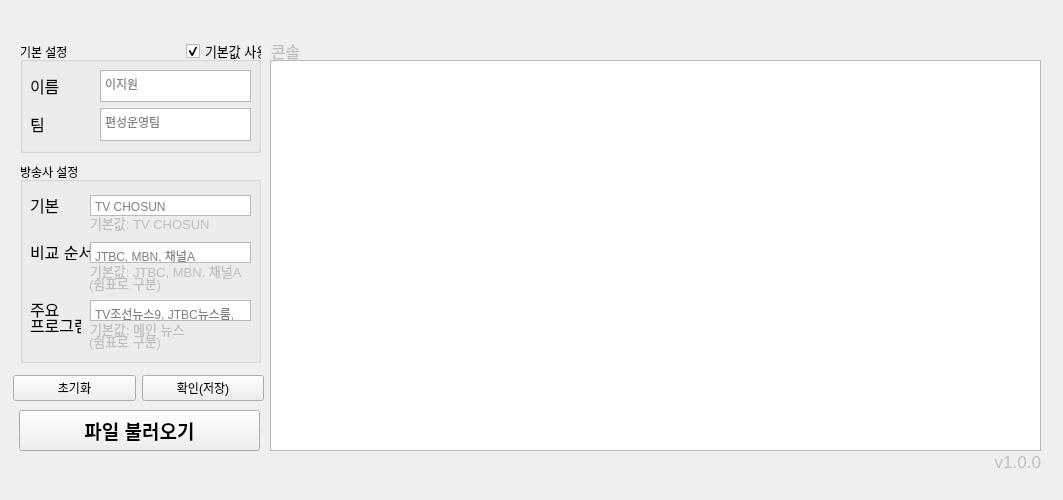
<?xml version="1.0" encoding="UTF-8"?>
<ui version="4.0">
 <class>dialog</class>
 <widget class="QDialog" name="dialog">
  <property name="geometry">
   <rect>
    <x>0</x>
    <y>0</y>
    <width>1063</width>
    <height>500</height>
   </rect>
  </property>
  <property name="sizePolicy">
   <sizepolicy hsizetype="Preferred" vsizetype="Preferred">
    <horstretch>0</horstretch>
    <verstretch>0</verstretch>
   </sizepolicy>
  </property>
  <property name="minimumSize">
   <size>
    <width>900</width>
    <height>500</height>
   </size>
  </property>
  <property name="windowTitle">
   <string>Rating Extractor</string>
  </property>
  <widget class="QGroupBox" name="groupBox">
   <property name="geometry">
    <rect>
     <x>20</x>
     <y>42</y>
     <width>241</width>
     <height>111</height>
    </rect>
   </property>
   <property name="title">
    <string>기본 설정</string>
   </property>
   <widget class="QWidget" name="formLayoutWidget">
    <property name="geometry">
     <rect>
      <x>10</x>
      <y>28</y>
      <width>221</width>
      <height>71</height>
     </rect>
    </property>
    <layout class="QFormLayout" name="formLayout">
     <property name="labelAlignment">
      <set>Qt::AlignLeading|Qt::AlignLeft|Qt::AlignVCenter</set>
     </property>
     <property name="horizontalSpacing">
      <number>40</number>
     </property>
     <item row="0" column="0">
      <widget class="QLabel" name="label_15">
       <property name="font">
        <font>
         <pointsize>12</pointsize>
         <underline>false</underline>
        </font>
       </property>
       <property name="locale">
        <locale language="Korean" country="SouthKorea"/>
       </property>
       <property name="text">
        <string>이름</string>
       </property>
       <property name="textFormat">
        <enum>Qt::RichText</enum>
       </property>
      </widget>
     </item>
     <item row="0" column="1">
      <widget class="QPlainTextEdit" name="basic_name">
       <property name="enabled">
        <bool>true</bool>
       </property>
       <property name="cursor" stdset="0">
        <cursorShape>IBeamCursor</cursorShape>
       </property>
       <property name="focusPolicy">
        <enum>Qt::StrongFocus</enum>
       </property>
       <property name="acceptDrops">
        <bool>true</bool>
       </property>
       <property name="locale">
        <locale language="Korean" country="SouthKorea"/>
       </property>
       <property name="inputMethodHints">
        <set>Qt::ImhNone</set>
       </property>
       <property name="verticalScrollBarPolicy">
        <enum>Qt::ScrollBarAlwaysOff</enum>
       </property>
       <property name="horizontalScrollBarPolicy">
        <enum>Qt::ScrollBarAlwaysOff</enum>
       </property>
       <property name="tabChangesFocus">
        <bool>true</bool>
       </property>
       <property name="backgroundVisible">
        <bool>false</bool>
       </property>
       <property name="placeholderText">
        <string>이지원</string>
       </property>
      </widget>
     </item>
     <item row="1" column="0">
      <widget class="QLabel" name="label_16">
       <property name="font">
        <font>
         <pointsize>12</pointsize>
         <underline>false</underline>
        </font>
       </property>
       <property name="locale">
        <locale language="Korean" country="SouthKorea"/>
       </property>
       <property name="text">
        <string>팀</string>
       </property>
       <property name="textFormat">
        <enum>Qt::RichText</enum>
       </property>
      </widget>
     </item>
     <item row="1" column="1">
      <widget class="QPlainTextEdit" name="basic_team">
       <property name="locale">
        <locale language="Korean" country="SouthKorea"/>
       </property>
       <property name="inputMethodHints">
        <set>Qt::ImhNone</set>
       </property>
       <property name="verticalScrollBarPolicy">
        <enum>Qt::ScrollBarAlwaysOff</enum>
       </property>
       <property name="horizontalScrollBarPolicy">
        <enum>Qt::ScrollBarAlwaysOff</enum>
       </property>
       <property name="tabChangesFocus">
        <bool>true</bool>
       </property>
       <property name="placeholderText">
        <string>편성운영팀</string>
       </property>
      </widget>
     </item>
    </layout>
   </widget>
   <widget class="QCheckBox" name="checkbox">
    <property name="enabled">
     <bool>true</bool>
    </property>
    <property name="geometry">
     <rect>
      <x>166</x>
      <y>-1</y>
      <width>81</width>
      <height>20</height>
     </rect>
    </property>
    <property name="font">
     <font>
      <pointsize>10</pointsize>
     </font>
    </property>
    <property name="text">
     <string>기본값 사용 </string>
    </property>
    <property name="checked">
     <bool>true</bool>
    </property>
    <property name="tristate">
     <bool>false</bool>
    </property>
   </widget>
  </widget>
  <widget class="QGroupBox" name="groupBox_2">
   <property name="geometry">
    <rect>
     <x>20</x>
     <y>162</y>
     <width>241</width>
     <height>201</height>
    </rect>
   </property>
   <property name="title">
    <string>방송사 설정</string>
   </property>
   <widget class="QLabel" name="label_4">
    <property name="geometry">
     <rect>
      <x>10</x>
      <y>31</y>
      <width>81</width>
      <height>21</height>
     </rect>
    </property>
    <property name="font">
     <font>
      <pointsize>12</pointsize>
      <underline>false</underline>
     </font>
    </property>
    <property name="locale">
     <locale language="Korean" country="SouthKorea"/>
    </property>
    <property name="text">
     <string>기본</string>
    </property>
    <property name="textFormat">
     <enum>Qt::RichText</enum>
    </property>
   </widget>
   <widget class="QLabel" name="label_6">
    <property name="geometry">
     <rect>
      <x>10</x>
      <y>78</y>
      <width>61</width>
      <height>20</height>
     </rect>
    </property>
    <property name="font">
     <font>
      <pointsize>12</pointsize>
      <underline>false</underline>
     </font>
    </property>
    <property name="locale">
     <locale language="Korean" country="SouthKorea"/>
    </property>
    <property name="text">
     <string>비교 순서</string>
    </property>
    <property name="textFormat">
     <enum>Qt::RichText</enum>
    </property>
   </widget>
   <widget class="QLabel" name="label_7">
    <property name="geometry">
     <rect>
      <x>10</x>
      <y>135</y>
      <width>41</width>
      <height>21</height>
     </rect>
    </property>
    <property name="font">
     <font>
      <pointsize>12</pointsize>
      <underline>false</underline>
     </font>
    </property>
    <property name="locale">
     <locale language="Korean" country="SouthKorea"/>
    </property>
    <property name="text">
     <string>주요</string>
    </property>
    <property name="textFormat">
     <enum>Qt::RichText</enum>
    </property>
   </widget>
   <widget class="QPlainTextEdit" name="bc_default">
    <property name="geometry">
     <rect>
      <x>70</x>
      <y>33</y>
      <width>161</width>
      <height>21</height>
     </rect>
    </property>
    <property name="locale">
     <locale language="Korean" country="SouthKorea"/>
    </property>
    <property name="inputMethodHints">
     <set>Qt::ImhNone</set>
    </property>
    <property name="verticalScrollBarPolicy">
     <enum>Qt::ScrollBarAlwaysOff</enum>
    </property>
    <property name="horizontalScrollBarPolicy">
     <enum>Qt::ScrollBarAlwaysOff</enum>
    </property>
    <property name="tabChangesFocus">
     <bool>true</bool>
    </property>
    <property name="placeholderText">
     <string>TV CHOSUN</string>
    </property>
   </widget>
   <widget class="QLabel" name="label_8">
    <property name="enabled">
     <bool>false</bool>
    </property>
    <property name="geometry">
     <rect>
      <x>70</x>
      <y>51</y>
      <width>131</width>
      <height>21</height>
     </rect>
    </property>
    <property name="font">
     <font>
      <pointsize>10</pointsize>
     </font>
    </property>
    <property name="locale">
     <locale language="Korean" country="SouthKorea"/>
    </property>
    <property name="text">
     <string>기본값: TV CHOSUN</string>
    </property>
    <property name="textFormat">
     <enum>Qt::RichText</enum>
    </property>
   </widget>
   <widget class="QPlainTextEdit" name="bc_list">
    <property name="geometry">
     <rect>
      <x>70</x>
      <y>80</y>
      <width>161</width>
      <height>21</height>
     </rect>
    </property>
    <property name="locale">
     <locale language="Korean" country="SouthKorea"/>
    </property>
    <property name="inputMethodHints">
     <set>Qt::ImhNone</set>
    </property>
    <property name="verticalScrollBarPolicy">
     <enum>Qt::ScrollBarAlwaysOff</enum>
    </property>
    <property name="horizontalScrollBarPolicy">
     <enum>Qt::ScrollBarAsNeeded</enum>
    </property>
    <property name="tabChangesFocus">
     <bool>true</bool>
    </property>
    <property name="placeholderText">
     <string>JTBC, MBN, 채널A</string>
    </property>
   </widget>
   <widget class="QLabel" name="label_9">
    <property name="enabled">
     <bool>false</bool>
    </property>
    <property name="geometry">
     <rect>
      <x>70</x>
      <y>99</y>
      <width>161</width>
      <height>21</height>
     </rect>
    </property>
    <property name="font">
     <font>
      <pointsize>10</pointsize>
     </font>
    </property>
    <property name="locale">
     <locale language="Korean" country="SouthKorea"/>
    </property>
    <property name="text">
     <string>기본값: JTBC, MBN, 채널A</string>
    </property>
    <property name="textFormat">
     <enum>Qt::RichText</enum>
    </property>
   </widget>
   <widget class="QLabel" name="label_10">
    <property name="geometry">
     <rect>
      <x>10</x>
      <y>151</y>
      <width>51</width>
      <height>21</height>
     </rect>
    </property>
    <property name="font">
     <font>
      <pointsize>12</pointsize>
      <underline>false</underline>
     </font>
    </property>
    <property name="locale">
     <locale language="Korean" country="SouthKorea"/>
    </property>
    <property name="text">
     <string>프로그램</string>
    </property>
    <property name="textFormat">
     <enum>Qt::RichText</enum>
    </property>
   </widget>
   <widget class="QPlainTextEdit" name="bc_main">
    <property name="geometry">
     <rect>
      <x>70</x>
      <y>138</y>
      <width>161</width>
      <height>21</height>
     </rect>
    </property>
    <property name="locale">
     <locale language="Korean" country="SouthKorea"/>
    </property>
    <property name="inputMethodHints">
     <set>Qt::ImhNone</set>
    </property>
    <property name="verticalScrollBarPolicy">
     <enum>Qt::ScrollBarAlwaysOff</enum>
    </property>
    <property name="horizontalScrollBarPolicy">
     <enum>Qt::ScrollBarAsNeeded</enum>
    </property>
    <property name="tabChangesFocus">
     <bool>true</bool>
    </property>
    <property name="placeholderText">
     <string>TV조선뉴스9, JTBC뉴스룸, MBN종합뉴스, 뉴스A</string>
    </property>
   </widget>
   <widget class="QLabel" name="label_11">
    <property name="enabled">
     <bool>false</bool>
    </property>
    <property name="geometry">
     <rect>
      <x>70</x>
      <y>157</y>
      <width>161</width>
      <height>21</height>
     </rect>
    </property>
    <property name="font">
     <font>
      <pointsize>10</pointsize>
     </font>
    </property>
    <property name="locale">
     <locale language="Korean" country="SouthKorea"/>
    </property>
    <property name="text">
     <string>기본값: 메인 뉴스</string>
    </property>
    <property name="textFormat">
     <enum>Qt::RichText</enum>
    </property>
   </widget>
   <widget class="QLabel" name="label_13">
    <property name="enabled">
     <bool>false</bool>
    </property>
    <property name="geometry">
     <rect>
      <x>69</x>
      <y>111</y>
      <width>161</width>
      <height>21</height>
     </rect>
    </property>
    <property name="font">
     <font>
      <pointsize>10</pointsize>
     </font>
    </property>
    <property name="locale">
     <locale language="Korean" country="SouthKorea"/>
    </property>
    <property name="text">
     <string>(쉼표로 구분)</string>
    </property>
    <property name="textFormat">
     <enum>Qt::RichText</enum>
    </property>
   </widget>
   <widget class="QLabel" name="label_14">
    <property name="enabled">
     <bool>false</bool>
    </property>
    <property name="geometry">
     <rect>
      <x>69</x>
      <y>169</y>
      <width>161</width>
      <height>21</height>
     </rect>
    </property>
    <property name="font">
     <font>
      <pointsize>10</pointsize>
     </font>
    </property>
    <property name="locale">
     <locale language="Korean" country="SouthKorea"/>
    </property>
    <property name="text">
     <string>(쉼표로 구분)</string>
    </property>
    <property name="textFormat">
     <enum>Qt::RichText</enum>
    </property>
   </widget>
  </widget>
  <widget class="QTextBrowser" name="textBrowser">
   <property name="geometry">
    <rect>
     <x>270</x>
     <y>60</y>
     <width>771</width>
     <height>391</height>
    </rect>
   </property>
   <property name="sizeAdjustPolicy">
    <enum>QAbstractScrollArea::AdjustToContents</enum>
   </property>
  </widget>
  <widget class="QLabel" name="label_12">
   <property name="enabled">
    <bool>false</bool>
   </property>
   <property name="geometry">
    <rect>
     <x>990</x>
     <y>452</y>
     <width>51</width>
     <height>21</height>
    </rect>
   </property>
   <property name="font">
    <font>
     <pointsize>13</pointsize>
    </font>
   </property>
   <property name="locale">
    <locale language="Korean" country="SouthKorea"/>
   </property>
   <property name="text">
    <string>v1.0.0</string>
   </property>
   <property name="textFormat">
    <enum>Qt::RichText</enum>
   </property>
   <property name="alignment">
    <set>Qt::AlignRight|Qt::AlignTrailing|Qt::AlignVCenter</set>
   </property>
  </widget>
  <widget class="QToolButton" name="toolButton">
   <property name="geometry">
    <rect>
     <x>19</x>
     <y>410</y>
     <width>241</width>
     <height>41</height>
    </rect>
   </property>
   <property name="font">
    <font>
     <pointsize>14</pointsize>
     <weight>75</weight>
     <italic>false</italic>
     <bold>true</bold>
     <strikeout>false</strikeout>
    </font>
   </property>
   <property name="locale">
    <locale language="Korean" country="SouthKorea"/>
   </property>
   <property name="text">
    <string>파일 불러오기</string>
   </property>
  </widget>
  <widget class="QWidget" name="horizontalLayoutWidget">
   <property name="geometry">
    <rect>
     <x>13</x>
     <y>366</y>
     <width>251</width>
     <height>44</height>
    </rect>
   </property>
   <layout class="QHBoxLayout" name="horizontalLayout">
    <item>
     <widget class="QPushButton" name="btn_cancel">
      <property name="locale">
       <locale language="Korean" country="SouthKorea"/>
      </property>
      <property name="text">
       <string>초기화</string>
      </property>
      <property name="autoDefault">
       <bool>false</bool>
      </property>
      <property name="default">
       <bool>false</bool>
      </property>
     </widget>
    </item>
    <item>
     <widget class="QPushButton" name="btn_save">
      <property name="enabled">
       <bool>true</bool>
      </property>
      <property name="locale">
       <locale language="Korean" country="SouthKorea"/>
      </property>
      <property name="text">
       <string>확인(저장)</string>
      </property>
      <property name="checkable">
       <bool>false</bool>
      </property>
      <property name="autoDefault">
       <bool>false</bool>
      </property>
      <property name="default">
       <bool>false</bool>
      </property>
      <property name="flat">
       <bool>false</bool>
      </property>
     </widget>
    </item>
   </layout>
  </widget>
  <widget class="QLabel" name="label_18">
   <property name="enabled">
    <bool>false</bool>
   </property>
   <property name="geometry">
    <rect>
     <x>271</x>
     <y>39</y>
     <width>41</width>
     <height>23</height>
    </rect>
   </property>
   <property name="font">
    <font>
     <pointsize>12</pointsize>
     <underline>false</underline>
    </font>
   </property>
   <property name="locale">
    <locale language="Korean" country="SouthKorea"/>
   </property>
   <property name="text">
    <string>콘솔</string>
   </property>
   <property name="textFormat">
    <enum>Qt::RichText</enum>
   </property>
  </widget>
  <zorder>textBrowser</zorder>
  <zorder>groupBox</zorder>
  <zorder>groupBox_2</zorder>
  <zorder>label_12</zorder>
  <zorder>toolButton</zorder>
  <zorder>horizontalLayoutWidget</zorder>
  <zorder>label_18</zorder>
 </widget>
 <resources/>
 <connections>
  <connection>
   <sender>toolButton</sender>
   <signal>clicked()</signal>
   <receiver>dialog</receiver>
   <slot>file_browser()</slot>
   <hints>
    <hint type="sourcelabel">
     <x>86</x>
     <y>422</y>
    </hint>
    <hint type="destinationlabel">
     <x>93</x>
     <y>464</y>
    </hint>
   </hints>
  </connection>
 </connections>
 <slots>
  <slot>file_browser()</slot>
 </slots>
</ui>
